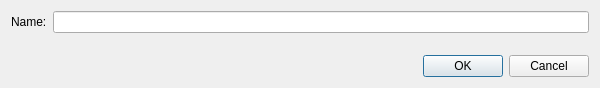
<?xml version="1.0" encoding="UTF-8"?>
<ui version="4.0">
 <class>AddCreatorDialog</class>
 <widget class="QDialog" name="AddCreatorDialog">
  <property name="geometry">
   <rect>
    <x>0</x>
    <y>0</y>
    <width>600</width>
    <height>88</height>
   </rect>
  </property>
  <property name="windowTitle">
   <string>Add Creator</string>
  </property>
  <layout class="QVBoxLayout" name="verticalLayout">
   <item>
    <layout class="QFormLayout" name="formLayout">
     <item row="0" column="0">
      <widget class="QLabel" name="label">
       <property name="text">
        <string>Name:</string>
       </property>
      </widget>
     </item>
     <item row="0" column="1">
      <widget class="QLineEdit" name="nameLineEdit"/>
     </item>
    </layout>
   </item>
   <item>
    <widget class="QDialogButtonBox" name="buttonBox">
     <property name="orientation">
      <enum>Qt::Horizontal</enum>
     </property>
     <property name="standardButtons">
      <set>QDialogButtonBox::Cancel|QDialogButtonBox::Ok</set>
     </property>
    </widget>
   </item>
  </layout>
 </widget>
 <resources/>
 <connections>
  <connection>
   <sender>buttonBox</sender>
   <signal>accepted()</signal>
   <receiver>AddCreatorDialog</receiver>
   <slot>accept()</slot>
   <hints>
    <hint type="sourcelabel">
     <x>248</x>
     <y>254</y>
    </hint>
    <hint type="destinationlabel">
     <x>157</x>
     <y>274</y>
    </hint>
   </hints>
  </connection>
  <connection>
   <sender>buttonBox</sender>
   <signal>rejected()</signal>
   <receiver>AddCreatorDialog</receiver>
   <slot>reject()</slot>
   <hints>
    <hint type="sourcelabel">
     <x>316</x>
     <y>260</y>
    </hint>
    <hint type="destinationlabel">
     <x>286</x>
     <y>274</y>
    </hint>
   </hints>
  </connection>
 </connections>
</ui>
